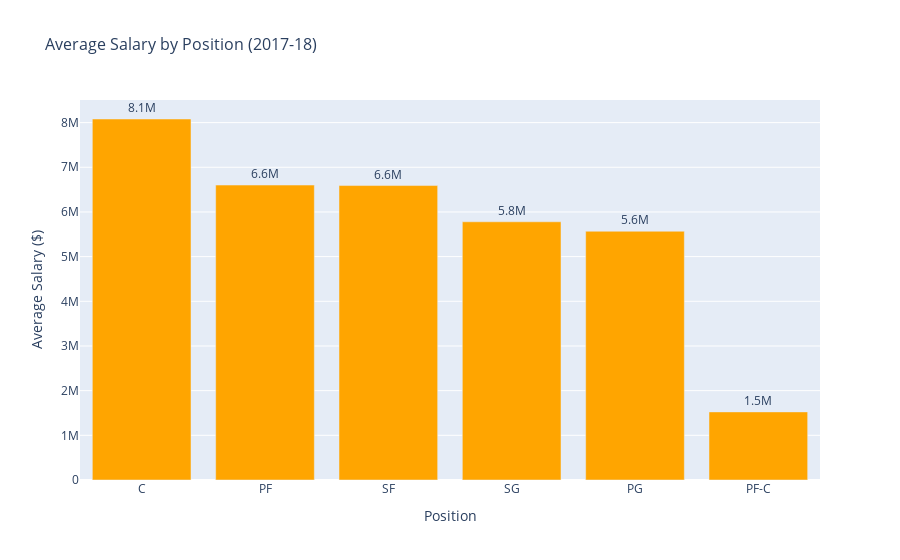

Here is the notebook cell this chart was saved with:
### Markdown cell above
# Average Salary by Position (2017-18)
### This bar chart visualizes the average salaries of NBA players by position during the 2017-18 season. Positions like point guard (PG) and small forward (SF) tend to earn higher average salaries.

### Code cell
# Query for average salary by position
query = """
SELECT stats.Pos AS Position, AVG(salary.season17_18) AS avg_salary 
FROM NBA_season1718_salary AS salary
JOIN Seasons_Stats AS stats
ON salary.Player = stats.Player
WHERE stats.Year = 2017
GROUP BY stats.Pos
ORDER BY avg_salary DESC;
"""
avg_salary_by_pos = pd.read_sql(query, conn)

# Plotly bar chart
fig = px.bar(
    avg_salary_by_pos, 
    x='Position', 
    y='avg_salary', 
    title='Average Salary by Position (2017-18)', 
    labels={'Position': 'Position', 'avg_salary': 'Average Salary ($)'},
    text='avg_salary'
)
fig.update_traces(marker_color='orange', texttemplate='%{text:.2s}', textposition='outside')
fig.update_layout(title_font_size=16, xaxis=dict(title='Position'), yaxis=dict(title='Average Salary ($)'))
fig.show()

### Figure 1 — Plotly figure (JSON) as saved in the notebook; plotly's stock layout.template omitted (floating-point values rounded to 4 significant figures)
{"data": [{"alignmentgroup": "True", "hovertemplate": "Position=%{x}<br>Average Salary ($)=%{text}<extra></extra>", "legendgroup": "", "marker": {"color": "orange", "pattern": {"shape": ""}}, "name": "", "offsetgroup": "", "orientation": "v", "showlegend": false, "text": [8080000.0, 6602000.0, 6591000.0, 5780000.0, 5568000.0, 1524305], "textposition": "outside", "texttemplate": "%{text:.2s}", "type": "bar", "x": ["C", "PF", "SF", "SG", "PG", "PF-C"], "xaxis": "x", "y": [8080000.0, 6602000.0, 6591000.0, 5780000.0, 5568000.0, 1524305], "yaxis": "y"}], "layout": {"barmode": "relative", "legend": {"tracegroupgap": 0}, "title": {"font": {"size": 16}, "text": "Average Salary by Position (2017-18)"}, "xaxis": {"anchor": "y", "domain": [0, 1], "title": {"text": "Position"}}, "yaxis": {"anchor": "x", "domain": [0, 1], "title": {"text": "Average Salary ($)"}}}}
